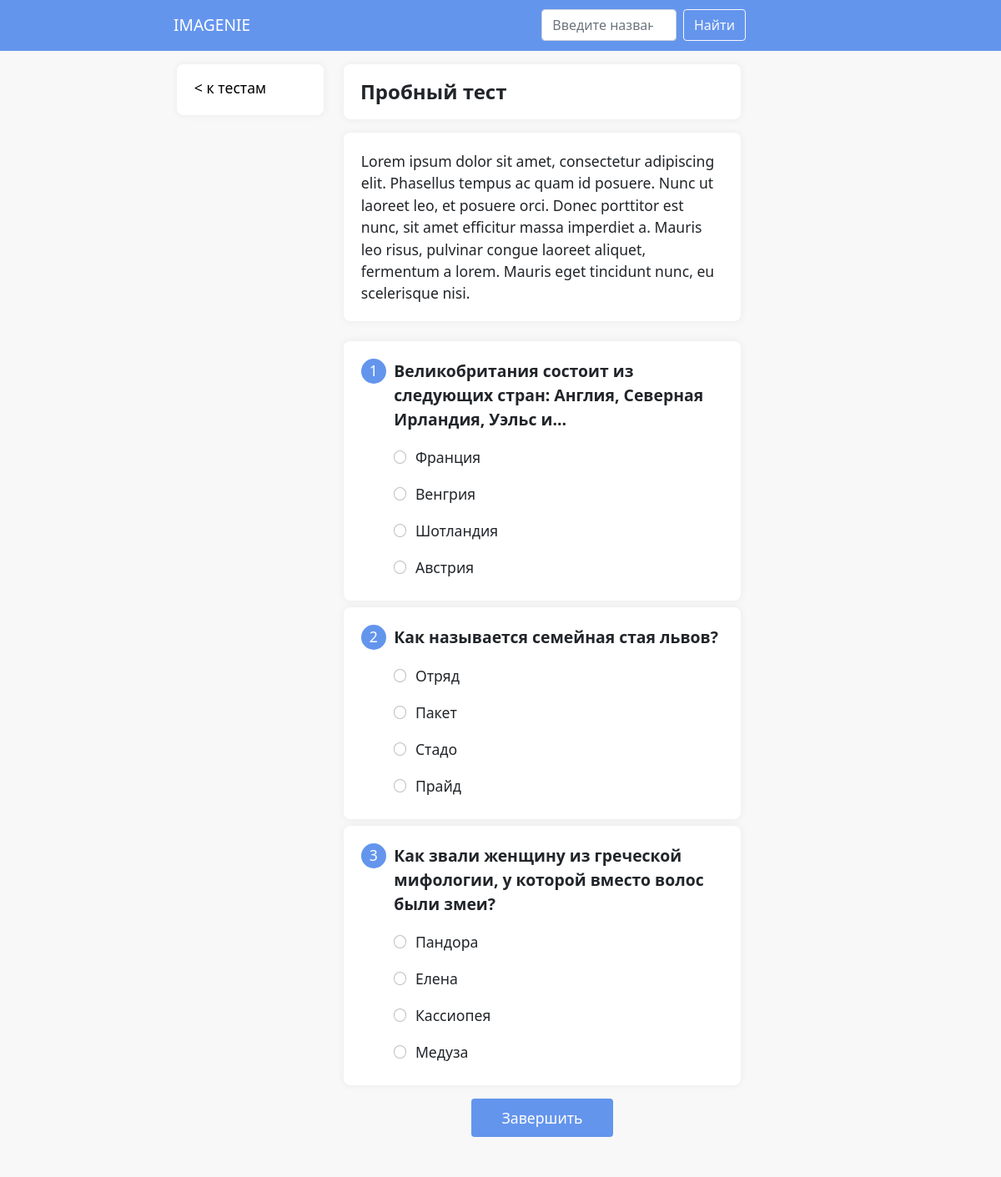
The page /articles/1/tests/1 on the database as committed earlier.
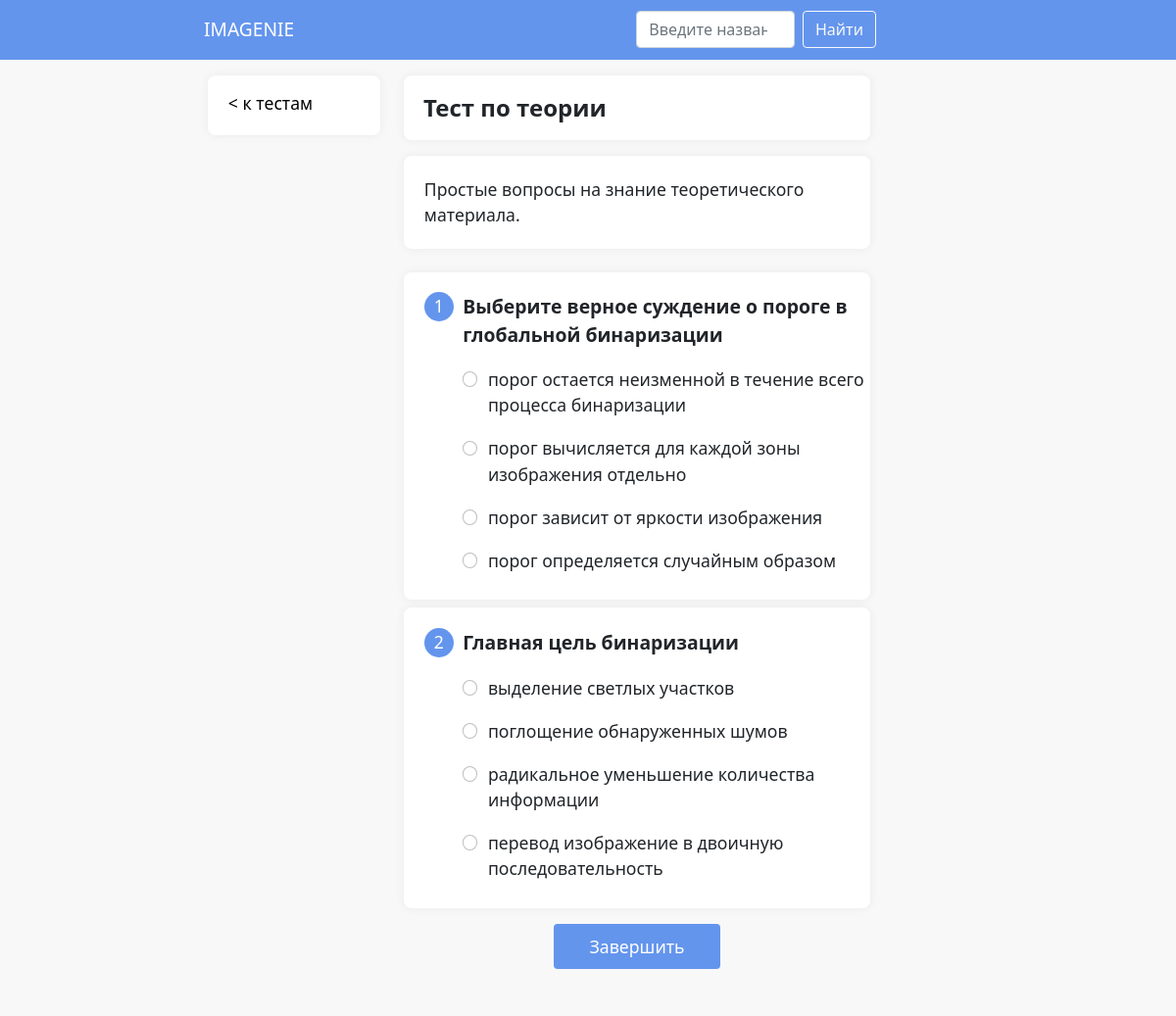
The same page on the database as committed later.
### base/models.py (models this page shows)
class TimeStampedModel(models.Model):
    created_at = models.DateTimeField(auto_now_add=True)
    modified_at = models.DateTimeField(auto_now=True)
    class Meta:
        abstract = True

class Test(TimeStampedModel):
    article = models.ForeignKey(Article, on_delete=models.CASCADE)
    title = models.CharField(max_length=50)
    description = models.TextField()

class Question(models.Model):
    test = models.ForeignKey(Test, on_delete=models.CASCADE)
    text = models.TextField()

class Answer(models.Model):
    question = models.ForeignKey(Question, on_delete=models.CASCADE)
    text = models.TextField()
    is_correct = models.BooleanField()

### base/views.py (the view)
# urls.py: path('articles/<int:article_id>/tests/<int:test_id>', views.test, name='test'),
def test(request, article_id: int, test_id: int):
    context = {
        'test': Test.objects.get(id=test_id),
    }
    return render(request, 'test.html', context)

### templates/test.html (shortened to what this page needs)
{% load static %}
<!doctype html>
<html lang="en">
{% include 'head.html' with title=test.title|add:" — Imagenie" %}
<body>
{% include 'navbar.html' %}
<div class="container-fluid h-100 bg-gray">
    <div class="row bg-gray">
        <div class="col-2"></div>
        <div class="col-2">
            <div class="plate">
                <p class="list-title">
                    <a class="text-decoration-none text-black" href="../{{ article.id }}tests">&lt; к тестам</a>
                </p>
            </div>
        </div>
        <div class="col-5">
            <div class="plate">
                <div class="inline-category title">{{ test.title }}</div>
            </div>
            <div class="plate">
                <div class="description">{{ test.description }}</div>
            </div>
        </div>
        <div class="col-2"></div>
        <div class="col-1"></div>
    </div>
    <div class="row bg-gray">
        <div class="col-2"></div>
        <div class="col-2"></div>
        <div class="col-5">
            <div>
                {% for question in test.question_set.all %}
                    <div class="plate my-2">
                        <div class="question-text">
                            <div class="instruction-number">{{ forloop.counter }}</div>
                            <div class="instruction entry-text">{{ question.text }}</div>
                        </div>
                        <div class="mb-4">
                            {% for answer in question.answer_set.all %}
                                <div class="form-check answer">
                                    <input class="form-check-input blue-radio"
                                           name="flexRadioDefault{{ forloop.parentloop.counter }}" type="radio"
                                           id="answer-{{ forloop.parentloop.counter }}-{{ forloop.counter }}">
                                    <label class="form-check-label"
                                           for="answer-{{ forloop.parentloop.counter }}-{{ forloop.counter }}">
                                        {{ answer.text }}
                                    </label>
                                </div>
                            {% endfor %}
                        </div>
                    </div>
                {% endfor %}
            </div>
            <div class="text-center my-3">
                <button class="btn btn-finish" id="finish-btn">Завершить</button>
            </div>
        </div>
        <div class="col-2"></div>
        <div class="col-1"></div>
        {% include 'footer.html' %}
    </div>
</div>
</body>
</html>

Rows that differ between the two databases and show on the page:
no longer on this page (row edited): Question: text "Как звали женщину из греческой мифологии, у которой вместо волос были змеи?"
no longer on this page (row edited): Answer: text "Пандора", shown under "Как звали женщину из греческой мифологии, у которой вместо волос были змеи?"
no longer on this page (row edited): Answer: text "Елена", shown under "Как звали женщину из греческой мифологии, у которой вместо волос были змеи?"
no longer on this page (row edited): Answer: text "Кассиопея", shown under "Как звали женщину из греческой мифологии, у которой вместо волос были змеи?"
no longer on this page (row edited): Answer: text "Медуза", shown under "Как звали женщину из греческой мифологии, у которой вместо волос были змеи?"
changed Test: title "Пробный тест" → "Тест по теории"; description "Lorem ipsum dolor sit amet, consectetur adipiscing elit. Phasellus tempus ac quam id posuere. Nunc ut laoreet leo, et posuere orci. Donec porttitor est nunc, sit amet efficitur massa imperdiet a. Mauris leo risus, pulvinar congue laoreet aliquet, fermentum a lorem. Mauris eget tincidunt nunc, eu scelerisque nisi." → "Простые вопросы на знание теоретического материала."
changed Question: loses Answer (text "Франция"); loses Answer (text "Венгрия"); loses Answer (text "Шотландия"); loses Answer (text "Австрия"); text "Великобритания состоит из следующих стран: Англия, Северная Ирландия, Уэльс и…" → "Выберите верное суждение о пороге в глобальной бинаризации"
added Answer: text "порог остается неизменной в течение всего процесса бинаризации", shown under Question "Выберите верное суждение о пороге в глобальной бинаризации"
added Answer: text "порог вычисляется для каждой зоны изображения отдельно", shown under Question "Выберите верное суждение о пороге в глобальной бинаризации"
added Answer: text "порог зависит от яркости изображения", shown under Question "Выберите верное суждение о пороге в глобальной бинаризации"
added Answer: text "порог определяется случайным образом", shown under Question "Выберите верное суждение о пороге в глобальной бинаризации"
changed Question: loses Answer (text "Отряд"); loses Answer (text "Пакет"); loses Answer (text "Стадо"); loses Answer (text "Прайд"); text "Как называется семейная стая львов?" → "Главная цель бинаризации"
added Answer: text "выделение светлых участков", shown under Question "Главная цель бинаризации"
added Answer: text "поглощение обнаруженных шумов", shown under Question "Главная цель бинаризации"
added Answer: text "радикальное уменьшение количества информации", shown under Question "Главная цель бинаризации"
added Answer: text "перевод изображение в двоичную последовательность", shown under Question "Главная цель бинаризации"
